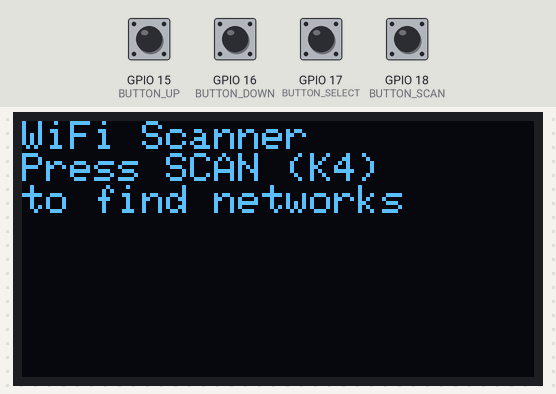
The sketch below on a simulated ESP32. Shown: 128×64 one-colour display. Inputs (shaded band) come from the test bench; at power-on: GPIO 15 (BUTTON_UP), GPIO 16 (BUTTON_DOWN), GPIO 17 (BUTTON_SELECT), GPIO 18 (BUTTON_SCAN) HIGH. A WiFi scan finds three made-up networks.

Above: at 1.3 s.
1.4 s: GPIO 18 (BUTTON_SCAN) pulled LOW for 3.2 s
At 2.3 s:
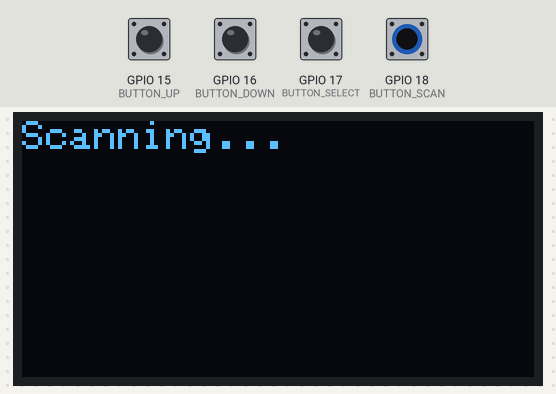
7.5 s: GPIO 16 (BUTTON_DOWN) pulled LOW for 0.15 s
At 8.8 s:
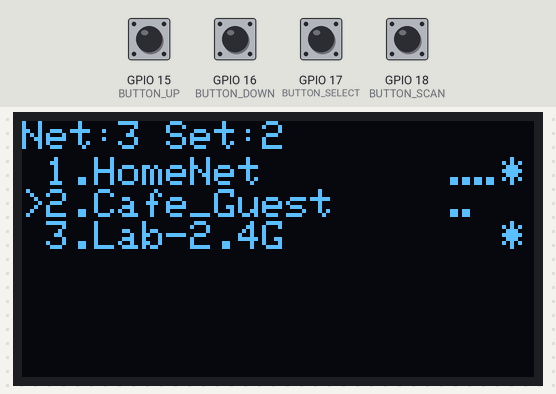
9.2 s: GPIO 17 (BUTTON_SELECT) pulled LOW for 0.15 s
At 9.9 s:
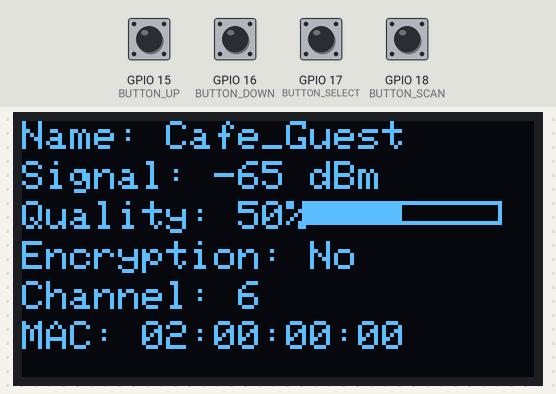
10.9 s: GPIO 16 (BUTTON_DOWN) pulled LOW for 1 s
At 12.7 s:
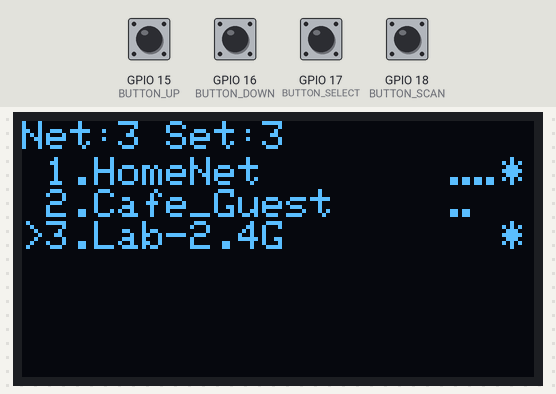
13.4 s: GPIO 17 (BUTTON_SELECT) pulled LOW for 1 s
At 13.8 s:
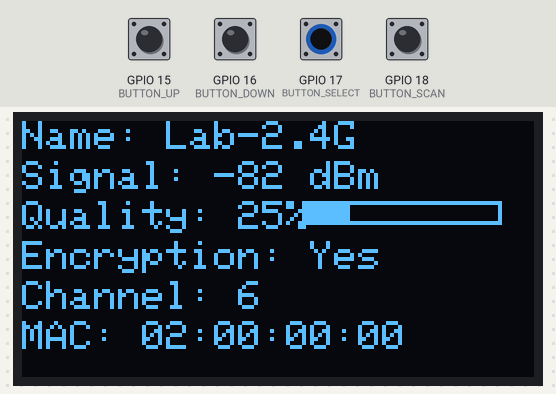
16.0 s: GPIO 15 (BUTTON_UP) pulled LOW for 1 s
At 17.4 s:
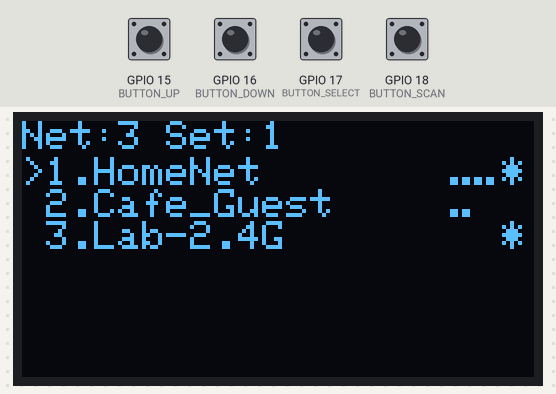
Timing chart, 0 to 19.0 s (numbered marks = the images above; inputs shaded):
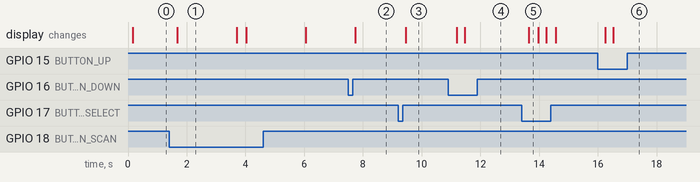

Measured:
- after the input at 1.4 s, the display: changes after 0.28 s (image 1)
- after the input at 7.5 s, the display: changes after 0.24 s (image 2)
- after the input at 9.2 s, the display: changes after 0.26 s (image 3)
- after the input at 10.9 s, the display: first changes after 0.29 s (image 4 shows a later state)
- after the input at 13.4 s, the display: changes after 0.24 s (image 5)
- after the input at 16.0 s, the display: first changes after 0.25 s (image 6 shows a later state)
- what the display in image 1 shows lasts 2.0 s, from 1.7 s to 3.7 s

The sketch:

sketch_dec15a.ino
```cpp
#include <Wire.h> // библиотека для I2C-коммуникации
#include <WiFi.h> // библиотека для работы с Wi-Fi
#include <Adafruit_GFX.h> // библиотека для работы с графикой на дисплее
#include <Adafruit_SSD1306.h> // библиотека для работы с драйвером дисплея (ssd1315)

// настройки дисплея
const int SCREEN_WIDTH = 128; // настройка высоты экрана
const int SCREEN_HEIGHT = 64; // настройка ширины экрана
const int OLED_ADDRESS = 0x3C; // I2C адрес дисплея в шестнадцатиричном формате

// настройка кнопок на дисплее (установка кнопкам gpio)
const int BUTTON_UP = 15; // кнопка вверх
const int BUTTON_DOWN = 16; // кнопка вниз
const int BUTTON_SELECT = 17; // кнопка выбора
const int BUTTON_SCAN = 18; // кнопка сканирования

// создание экземпляра класса для работы с дисплеем
Adafruit_SSD1306 display(SCREEN_WIDTH, SCREEN_HEIGHT, &Wire, -1);

// настройка хранения информации о сетях
const int MAX_NETWORKS = 30; // максимальное значение списка сетей (можно менять)
String networks[MAX_NETWORKS]; // определение массива для хранения SSID имён сетей
int rssiValues[MAX_NETWORKS]; // массив для хранения уровня сигнала каждой сети
bool encrypted[MAX_NETWORKS]; // массив для хранения методов шифрования сетей
String bssidList[MAX_NETWORKS]; // массив для хранения MAC-адресов сетей
int network_count = 0; // инициализация переменной для хранения количества сетей

// переменные интерфейса
int scroll_offset = 0; // переменная, определяющая номер сети с которой начинается отображение
int selected_index = 0; // переменная, определяющая номер выбранной сети на которую выполняется подсветка
int networks_per_page = 7; // количество сетей на странице
bool in_detail_view = false; // флаг выбора режима просмотра


// функция инициализации устройства
void setup() {
  // скорость для передачи данных по серийному порту (нужно для отладки)
  Serial.begin(115200);

  // установка кнопок
  pinMode(BUTTON_UP, INPUT_PULLUP); // настройка кнопки вверх
  pinMode(BUTTON_DOWN, INPUT_PULLUP); // настройка кнопки вниз
  pinMode(BUTTON_SELECT, INPUT_PULLUP); // настройка кнопки выбора
  pinMode(BUTTON_SCAN, INPUT_PULLUP); // настройка кнопки сканирования

  // инициализация дисплея
  if (!display.begin(SSD1306_SWITCHCAPVCC, OLED_ADDRESS)) {
    Serial.println("Display error!");
    while (1);
  }

  display.clearDisplay(); // очистка информации с дисплея
  display.setTextSize(1); // установка размера текста
  display.setTextColor(WHITE); // установка цвета текста
  display.cp437(true); // включение расширенного набора символов

  // инициализация Wi-Fi
  WiFi.mode(WIFI_STA); // включение режима станции (клиента)
  WiFi.disconnect(); // отключение от сетей
  delay(100); // пауза

  // отрисовка стартового экрана
  display.setCursor(0, 0); // установка курсора на нулевой символ нулевой строки
  display.println(F("WiFi Scanner")); // Вывод строк
  display.println(F("Press SCAN (K4)")); // Вывод строк
  display.println(F("to find networks")); // Вывод строк
  display.display(); // Вывод информации на дисплей
}


// функция цикла событий для обработки нажатия на кнопки
void loop() {
  // обработка нажатия на кнопку сканирования сетей
  if (digitalRead(BUTTON_SCAN) == LOW) {
    delay(250);
    scanNetworks();
  }

  // работа в режиме списка сетей
  if (!in_detail_view && network_count > 0) {
    // обработка нажатия на кнопку вверх
    if (digitalRead(BUTTON_UP) == LOW) {
      delay(200);
      // обработка при ситуации когда нажатие произошло на краю списка
      if (selected_index > 0) {
        selected_index--;
        if (selected_index < scroll_offset) {
          scroll_offset = selected_index;
        }
      }
      displayNetworks();
    }

    // обработка нажатия на кнопку вниз
    if (digitalRead(BUTTON_DOWN) == LOW) {
      delay(200);
      // обработка при ситуации когда нажатие произошло на краю списка
      if (selected_index < network_count - 1) {
        selected_index++;
        if (selected_index >= scroll_offset + networks_per_page) {
          scroll_offset = selected_index - networks_per_page + 1;
        }
      }
      displayNetworks();
    }

    // обработка нажатия на кнопку выбора
    if (digitalRead(BUTTON_SELECT) == LOW) {
      delay(200);
      showDetails();
    }
  } else if (in_detail_view) {
    // обработка нажатия на кнопку режима детального просмотра
    if (digitalRead(BUTTON_UP) == LOW || digitalRead(BUTTON_DOWN) == LOW ||
       digitalRead(BUTTON_SELECT) == LOW || digitalRead(BUTTON_SCAN) == LOW) {
      delay(250);
      in_detail_view = false;
      displayNetworks();
    }
  }

  delay(50);
}


// функция сканирования сетей Wi-Fi
void scanNetworks() {
  // отображение статуса сканирования
  display.clearDisplay();
  display.setCursor(0, 0);
  display.println(F("Scanning..."));
  display.display();

  // переменная для хранения количества найденных сетей
  int found_count = WiFi.scanNetworks();

  // обработка события, при котором найденных сетей нет
  if (found_count <= 0) {
    network_count = 0;
    display.clearDisplay();
    display.setCursor(0, 0);
    display.println(F("No networks found"));
    display.display();
    delay(1000);
    displayNetworks();
    return;
  }

  // переменная, хранящая количество сетей
  network_count = min(found_count, MAX_NETWORKS);

  // сохранение информации о найденных сетях
  for (int i = 0; i < network_count; i++) {
    networks[i] = cleanSSID(WiFi.SSID(i));
    rssiValues[i] = WiFi.RSSI(i);
    encrypted[i] = (WiFi.encryptionType(i) != WIFI_AUTH_OPEN);
    bssidList[i] = WiFi.BSSIDstr(i);
  }

  // сортировка по убыванию RSSI
  for (int i = 0; i < network_count - 1; i++) {
    for (int j = i + 1; j < network_count; j++) {
      if (rssiValues[j] > rssiValues[i]) {

        String temp_name = networks[i];
        networks[i] = networks[j];
        networks[j] = temp_name;

        int temp_rssi = rssiValues[i];
        rssiValues[i] = rssiValues[j];
        rssiValues[j] = temp_rssi;

        bool temp_enc = encrypted[i];
        encrypted[i] = encrypted[j];
        encrypted[j] = temp_enc;

        String temp_bssid = bssidList[i];
        bssidList[i] = bssidList[j];
        bssidList[j] = temp_bssid;
      }
    }
  }

  // сброс состояния интерфейса
  selected_index = 0;
  scroll_offset = 0;
  in_detail_view = false;
  displayNetworks();
}


// Функция очистки данных
String cleanSSID(String ssid) {
  String clean = "";

  // Формирование строки имени из прочитанных символов
  for (int i = 0; i < ssid.length(); i++) {
    char c = ssid[i];
    if (c >= 32 && c <= 126) {
      // если символ в нужном диапозоне, добавляем его в строку
      clean += c;
    }
  }
  // если длина строки равна нулю, заменяем её на Hidden
  if (clean.length() == 0) {
    clean = F("Hidden");
  }
  // если длина больше 22 символов, обрезаем её, чтобы вывести на дисплей
  if (clean.length() > 22) {
    clean = clean.substring(0, 22);
  }

  // возвращаем строку
  return clean;
}

// функция для отображения найденных сетей
void displayNetworks() {
  // очистка дисплея
  display.clearDisplay();

  // вывод количества сетей и позицию
  display.setCursor(0, 0);
  display.print(F("Net:"));
  display.print(network_count);
  display.print(F(" Set:"));
  display.print(selected_index + 1);
  display.fillRect(124, 0, 4, 8, BLACK);
  display.fillRect(124, 56, 4, 8, BLACK);

  // отрисовка случая отсутствия найденных сетей
  if (network_count == 0) {
    display.setCursor(0, 20);
    display.println(F("Press SCAN"));
    display.println(F("(K4 button)"));
    display.display();
    return;
  }

  // вычисление диапазона отображения
  int start_idx = scroll_offset;
  int end_idx = min(scroll_offset + networks_per_page, network_count);

  // отображение сетей
  for (int i = start_idx; i < end_idx; i++) {
    int line = i - scroll_offset;
    int y = 9 + line * 8;

    // отображение стрелки выбора
    display.setCursor(0, y);
    if (i == selected_index) {
      display.print(F(">"));
    } else {
      display.print(F(" "));
    }

    // вывод номера  сети
    display.print(i + 1);
    display.print(F("."));

    // вывод имени сети
    String name = networks[i];
    if (name.length() > 23) {
      name = name.substring(0, 23);
    }
    display.print(name);

    // вывод информации о защите сети
    if (encrypted[i]) {
      display.setCursor(120, y);
      display.print(F("*"));
    }

    // отображение уровня сигнала
    drawSignalDots(105, y, rssiValues[i]);
  }

  // отображение индиатора прокрутки
  if (network_count > networks_per_page) {
    if (scroll_offset > 0) {
      display.setCursor(124, 0);
      display.print(F("^"));
    }

    if (scroll_offset + networks_per_page < network_count) {
      display.setCursor(124, 56);
      display.print(F("v"));
    }
  }

  // вывод готовой информации
  display.display();
}


// функция отрисовки точек визуализации уровня сигнала RSSI
void drawSignalDots(int x, int y, int rssi) {
  int dots = 0;

  if (rssi > -50) {
    dots = 4;
  } else if (rssi > -60) {
    dots = 3;
  } else if (rssi > -70) {
    dots = 2;
  } else if (rssi > -80) {
    dots = 1;
  }

  for (int i = 0; i < dots; i++) {
    display.setCursor(x + i * 3, y);
    display.print(F("."));
  }
}

// функция отрисовки детальной информации о сети
void showDetails() {
  in_detail_view = true;

  display.clearDisplay();
  display.setTextSize(1);

  // отрисовка имени сети
  display.setCursor(0, 0);
  display.print(F("Name: "));
  display.println(networks[selected_index]);

  // отрисовка мощности сигнала
  display.setCursor(0, 10);
  display.print(F("Signal: "));
  display.print(rssiValues[selected_index]);
  display.println(F(" dBm"));

  // отрисовка качества сигнала в процентах
  display.setCursor(0, 20);
  display.print(F("Quality: "));
  int quality = map(constrain(rssiValues[selected_index], -100, -30), -100, -30, 0, 100);
  display.print(quality);
  display.println(F("%"));

  // отрисовка полоски качетсва
  int bar_width = map(quality, 0, 100, 0, 50);
  display.fillRect(70, 20, bar_width, 6, WHITE);
  display.drawRect(70, 20, 50, 6, WHITE);

  // отображение шифрования
  display.setCursor(0, 30);
  display.print(F("Encryption: "));
  display.println(encrypted[selected_index] ? F("Yes") : F("No"));

  // отображение канала
  display.setCursor(0, 40);
  display.print(F("Channel: "));
  display.println(WiFi.channel());

  // отображение MAC адреса
  display.setCursor(0, 50);
  display.print(F("MAC: "));
  String mac = bssidList[selected_index];
  if (mac.length() > 0) {
    // отображение только первых 11 символов, в противном случае будет произведено обрезание
    if (mac.length() >= 11) {
      display.println(mac.substring(0, 11));
    } else {
      display.println(mac);
    }
  }

  // отрисовка готовой информации
  display.display();
}
```
